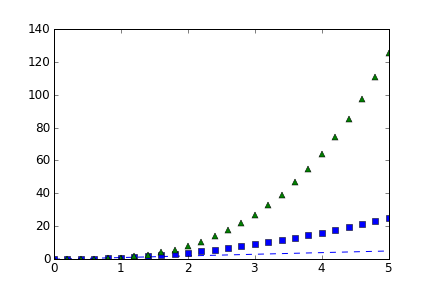

Here is the Python script that generated this plot:
from pylab import *
t = arange(0.0, 5.2, 0.2)
plot(t, t, 'b--', t, t**2, 'bs', t, t**3, 'g^')
savefig('thirdfig')
show()
